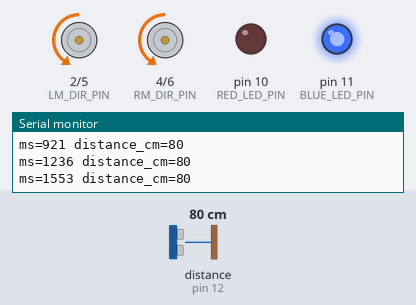
A sketch run on a simulated Arduino Nano, built with avr-gcc and run on an emulated ATmega328P. Parts: direction and speed pins drawn as motors (green arrow = direction pin HIGH = forward, orange = LOW = backward, longer = more drive), output pins drawn as LEDs (lit = HIGH), the last lines printed to the serial monitor. Wiring (inferred from the names in the program): ultrasonic range finder: trigger pin 13; echo pin 12. The test bench sets the inputs (shaded band); at power-on: distance to the obstacle (sensor on pin 12) 80 cm. The echo pulse lasts 58.3 µs per cm; pins used as bus, display or sensor lines are not drawn.

Above: at 1.8 s.
1.9 s: distance to the obstacle (sensor on pin 12) set to 23 cm
4.9 s: distance to the obstacle (sensor on pin 12) set to 20 cm
At 5.9 s:
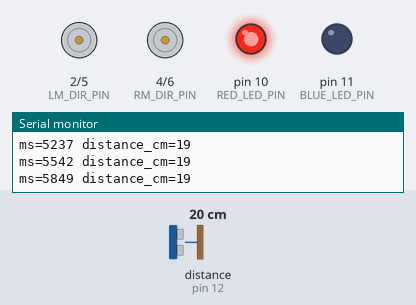
6.4 s: distance to the obstacle (sensor on pin 12) set to 35 cm
At 6.97 s:
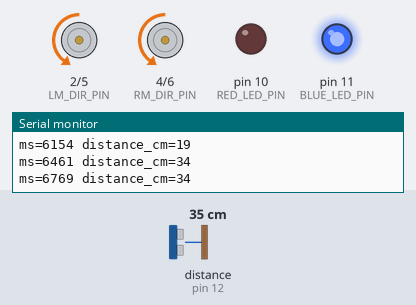
9.4 s: distance to the obstacle (sensor on pin 12) set to 2 cm
At 10.8 s:
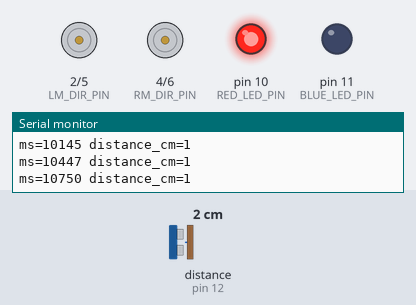
Timing chart, 0 to 11.9 s (numbered marks = the images above; inputs shaded):
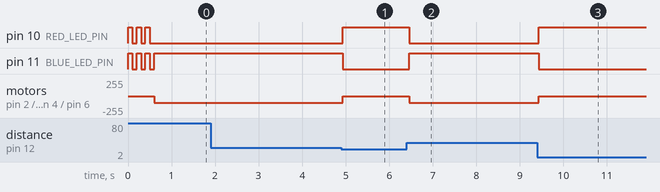

Measured:
- the behaviour switches between 22 and 21 cm on distance to the obstacle (sensor on pin 12) (found by bisection; images 0 and 1)
- after the input at 4.9 s, pin 10 (RED_LED_PIN): LOW → HIGH at once; pin 11 (BLUE_LED_PIN): HIGH → LOW at once; motor on pin 2 (LM_DIR_PIN) / pin 5 (LM_PWM_PIN), motor on pin 4 (RM_DIR_PIN) / pin 6 (RM_PWM_PIN): backward 100/255 → stopped at once
- after the input at 6.4 s, pin 10 (RED_LED_PIN): HIGH → LOW after 0.06 s; pin 11 (BLUE_LED_PIN): LOW → HIGH after 0.06 s; motor on pin 2 (LM_DIR_PIN) / pin 5 (LM_PWM_PIN), motor on pin 4 (RM_DIR_PIN) / pin 6 (RM_PWM_PIN): stopped → backward 100/255 after 0.06 s
- after the input at 9.4 s, pin 10 (RED_LED_PIN): LOW → HIGH at once; pin 11 (BLUE_LED_PIN): HIGH → LOW at once; motor on pin 2 (LM_DIR_PIN) / pin 5 (LM_PWM_PIN), motor on pin 4 (RM_DIR_PIN) / pin 6 (RM_PWM_PIN): backward 100/255 → stopped at once
- by itself, pin 11 (BLUE_LED_PIN): alternates HIGH for 0.10 s and LOW for 0.10 s, 6 changes in all, then stays HIGH

The sketch:

obstacle_stop.ino
```cpp
// Auto-generated by BowCar
#include <Arduino.h>


// Arduino pin numbers for BowCar
// 바우카를 위한 아두이노 핀 번호

// LED control pins
const int RED_LED_PIN =10;
const int BLUE_LED_PIN =11;

// Ultrasonic sensor pins
const int TRIG_PIN =13;
const int ECHO_PIN =12;

// IR sensor pins
const int IRL_PIN =A6;
const int IRR_PIN =A7;

// Sound sensor pin
const int SS_PIN =A3;

// Buzzer pin
const int BUZZER_PIN =3;

// Light Sensor
const int LS_PIN = A2;

// Motor control pins
const int LM_DIR_PIN =2;
const int LM_PWM_PIN =5;

const int RM_DIR_PIN =4;
const int RM_PWM_PIN =6;

// Button pin
const int UB_PIN =A0;
const int DB_PIN =A1;
const int LB_PIN =7;
const int RB_PIN =8;

int duration = 2000;

unsigned long tc_lastDebug = 0;
long Distance() {
  digitalWrite(TRIG_PIN, LOW);
  delayMicroseconds(2);
  digitalWrite(TRIG_PIN, HIGH);
  delayMicroseconds(10);
  digitalWrite(TRIG_PIN, LOW);
  unsigned long echo_us = pulseIn(ECHO_PIN, HIGH, 25000UL);
  return echo_us == 0 ? 0 : (long)(echo_us / 58UL);
}
long distance_cm;

void setup() {
  Serial.begin(9600);
  pinMode(LM_DIR_PIN, OUTPUT);
  pinMode(LM_PWM_PIN, OUTPUT);
  pinMode(RM_DIR_PIN, OUTPUT);
  pinMode(RM_PWM_PIN, OUTPUT);
  analogWrite(LM_PWM_PIN, 0);
  analogWrite(RM_PWM_PIN, 0);
  digitalWrite(LM_DIR_PIN, LOW);
  digitalWrite(RM_DIR_PIN, LOW);
  pinMode(RED_LED_PIN, OUTPUT);
  pinMode(BLUE_LED_PIN, OUTPUT);
  Serial.println(F("BOOT"));
  for (int i = 0; i < 3; ++i) {
    digitalWrite(RED_LED_PIN, HIGH);
    digitalWrite(BLUE_LED_PIN, HIGH);
    delay(100);
    digitalWrite(RED_LED_PIN, LOW);
    digitalWrite(BLUE_LED_PIN, LOW);
    delay(100);
  }
  pinMode(TRIG_PIN, OUTPUT);
  pinMode(ECHO_PIN, INPUT);
}

void loop() {
  digitalWrite(LM_DIR_PIN, 0);
  analogWrite(LM_PWM_PIN, 0);
  digitalWrite(RM_DIR_PIN, 0);
  analogWrite(RM_PWM_PIN, 0);
  distance_cm = Distance();
  if (distance_cm <= 0 || distance_cm <= 20) {
    digitalWrite(LM_DIR_PIN, 0);
    analogWrite(LM_PWM_PIN, 0);
    digitalWrite(RM_DIR_PIN, 0);
    analogWrite(RM_PWM_PIN, 0);
    digitalWrite(RED_LED_PIN, HIGH);
    digitalWrite(BLUE_LED_PIN, LOW);
  }
  else {
    digitalWrite(LM_DIR_PIN, 0);
    analogWrite(LM_PWM_PIN, 100);
    digitalWrite(RM_DIR_PIN, 0);
    analogWrite(RM_PWM_PIN, 100);
    digitalWrite(RED_LED_PIN, LOW);
    digitalWrite(BLUE_LED_PIN, HIGH);
  }
  if (millis() - tc_lastDebug >= 250UL) {
    tc_lastDebug = millis();
    Serial.print(F("ms=")); Serial.print(millis());
    Serial.print(F(" distance_cm=")); Serial.print(distance_cm);
    Serial.println(F(""));
  }
  delay(100);
}
```
